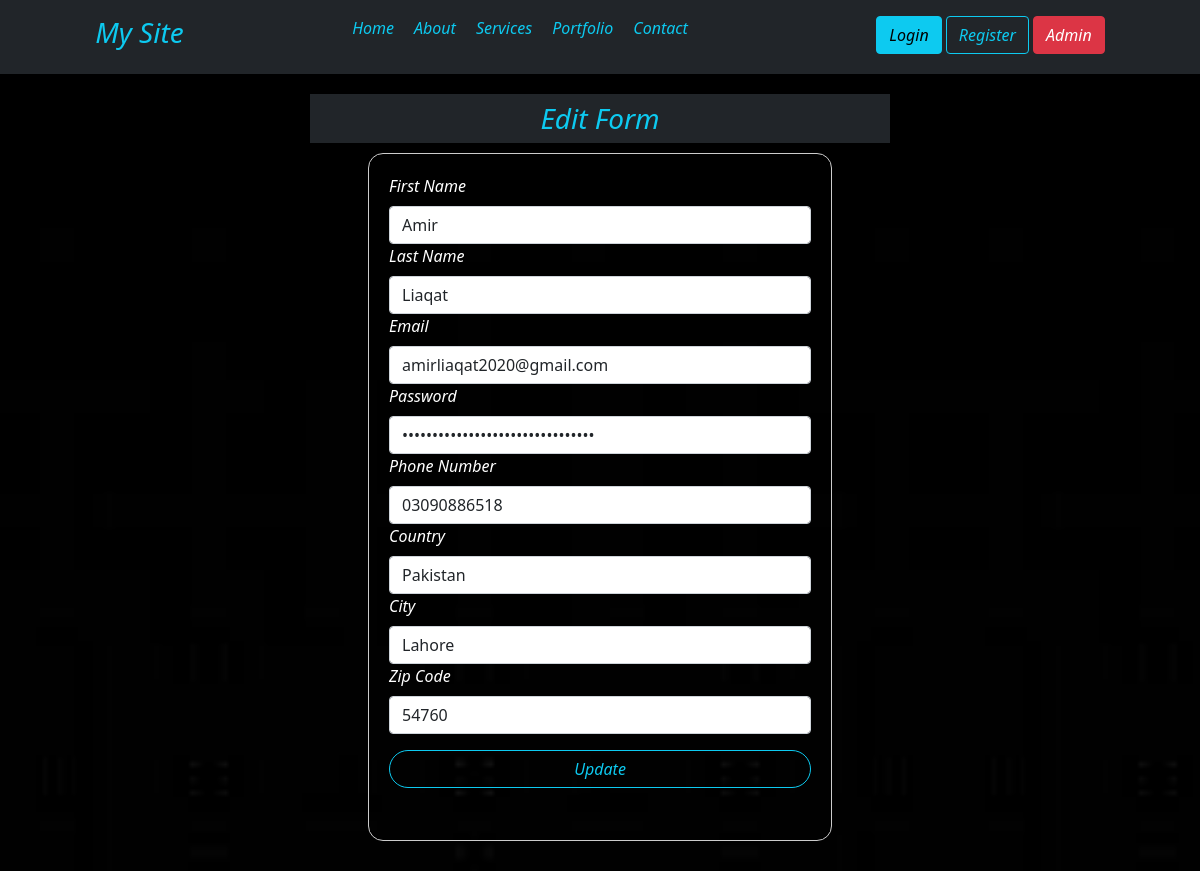
The app's page /register.php?id=2 with its own data.
### tables this page shows
CREATE TABLE `users` (
  `ID` bigint(255) NOT NULL,
  `fname` varchar(255) NOT NULL,
  `lname` varchar(255) NOT NULL,
  `email` varchar(255) NOT NULL,
  `password` varchar(255) NOT NULL,
  `phone` varchar(255) NOT NULL,
  `country` varchar(255) NOT NULL,
  `city` varchar(255) NOT NULL,
  `zip` varchar(255) NOT NULL
);

### register.php (the view, shortened to what this page needs)
<html lang="en">
<head>
    <title><?php if(isset($_GET['id'])){ $id = $_GET['id'];} if(isset($id)){echo "Edit";}else{echo "Register";}; ?> Form</title>
    <link rel="stylesheet" href="css/style.css">
    <link href="https://cdn.jsdelivr.net/npm/bootstrap@5.0.2/dist/css/bootstrap.min.css" rel="stylesheet">
</head>
<body>
    <?php
        require_once 'header.php';
        require_once 'config.php';
    ?>
    <div class="form-container">
        <h3 class="form-heading bg-dark text-info text-center p-2"><?php if(isset($_GET['id'])){ $id = $_GET['id'];} if(isset($id)){echo "Edit";}else{echo "Register";}; ?> Form</h3>
        <div class="form-box">
            <?php
            if(isset($_GET['id'])){
                $id = $_GET['id'];
                $fetch_data = "SELECT * FROM `users` WHERE `ID` = $id";
                $fetch_data_query = mysqli_query($conn, $fetch_data) or die("Query Failed");
                if(mysqli_num_rows($fetch_data_query) > 0) {
                    while($row = mysqli_fetch_assoc($fetch_data_query)) {
            ?>
            <form action="" method="post">
                <label for="fname" class="form-label">First Name</label>
                <input type="text" name="fname" class="form-control" value="<?php echo $row['fname']; ?>">
                <label for="lname" class="form-label">Last Name</label>
                <input type="text" name="lname" class="form-control" value="<?php echo $row['lname']; ?>">
                <label for="email" class="form-label">Email</label>
                <input type="email" name="email" class="form-control" value="<?php echo $row['email']; ?>">
                <label for="password" class="form-label">Password</label>
                <input type="password" name="password" class="form-control" value="<?php echo $row['password']; ?>">
                <label for="number" class="form-label">Phone Number</label>
                <input type="number" name="number" class="form-control" value="<?php echo $row['phone']; ?>">
                <label for="country" class="form-label">Country</label>
                <input type="text" name="country" class="form-control" value="<?php echo $row['country']; ?>">
                <label for="city" class="form-label">City</label>
                <input type="text" name="city" class="form-control" value="<?php echo $row['city']; ?>">
                <label for="zip" class="form-label">Zip Code</label>
                <input type="text" name="zip" class="form-control" value="<?php echo $row['zip']; ?>">
                <button type="submit" class="btn btn-outline-info my-3 w-100 form-btn" name="update">Update</button>
            </form>
            <?php
                        }
                    }
            } ?>
        </div>
    </div>
</body>
</html>

### css/style.css (style rules this page uses)
body, .btn, .form-btn, table { font-style: italic; }
.form-btn { border-radius: 20px !important; }
.form-container, .site-content { background-image: url(../bg.jpg); background-size: cover; color: #fff; padding: 20px; }
.form-heading { width: 50%; margin: 0 auto; }
.form-box { width: 40%; margin: 10px auto; padding: 20px; border: 1px solid #ccc; border-radius: 15px; }

### records on screen
users: fname "Amir", lname "Liaqat", email "amirliaqat2020@gmail.com", number "03090886518", country "Pakistan", city "Lahore", zip "54760"
